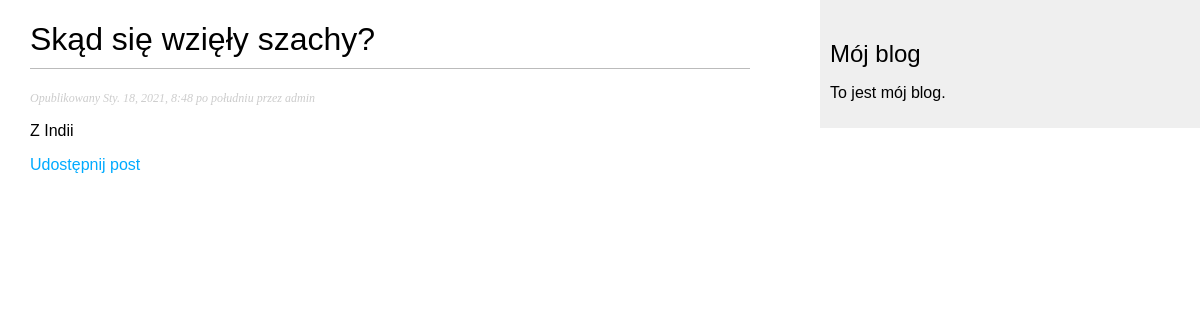
Screenshot of /blog/2021/01/18/slug1-3ndew89d/ with the database file from the repository.
### blog/models.py (models this page shows, shortened)
class Post(models.Model):
    STATUS_CHOICES = (
        ('draft', 'Roboczy'),
        ('publish', 'Opublikowany'),
    )
    objects = models.Manager()  # manager domyslny
    title = models.CharField(max_length=250)
    slug = models.SlugField(max_length=250, unique_for_date='publish')
    author = models.ForeignKey(User, related_name='blog_posts', on_delete=models.CASCADE)
    body = models.TextField()
    publish = models.DateTimeField(default=timezone.now)
    published = PublishedManager()   # manager niestandardowy
    created = models.DateTimeField(auto_now_add=True)
    updated = models.DateTimeField(auto_now=True)
    status = models.CharField(max_length=10, choices=STATUS_CHOICES, default='draft')
    class Meta:
        ordering = ('-publish', )

### blog/views.py (the view)
# urls.py: url(r'^(?P<year>\d{4})/(?P<month>\d{2})/(?P<day>\d{2})/(?P<post>[-\w]+)/$', views.post_detail, name='post_detail'),
def post_detail(request,year, month,day, post):
    post = get_object_or_404(Post, slug=post, status='publish', publish__year=year, publish__month=month, publish__day=day)
    return render(request,'blog/post/detail.html', {'post': post})

### blog/templates/blog/post/detail.html (shortened to what this page needs)
{% extends "blog/base.html" %}
{% block content %}
  <h1>{{ post.title }}</h1>
  <p class="date">
    Opublikowany {{ post.publish }} przez {{ post.author }}
  </p>
  {{ post.body|linebreaks }}
  <p>
    <a href="{% url "blog:post_share" post.id %}">
    Udostępnij post
    </a>
  </p>
{% endblock %}

### blog/static/css/blog.css (style rules this page uses)
body { margin:0; padding:0; font-family:helvetica, sans-serif; }
a { color:#00abff; text-decoration:none; }
h1 { font-weight:normal; border-bottom:1px solid #bbb; padding:0 0 10px 0; }
p.date { color:#ccc; font-family: georgia, serif; font-size: 12px; font-style: italic; }

### rows the page displays
Post: title "Skąd się wzięły szachy?", publish "Sty. 18, 2021, 8:48 po południu", author "admin", body "Z Indii"
